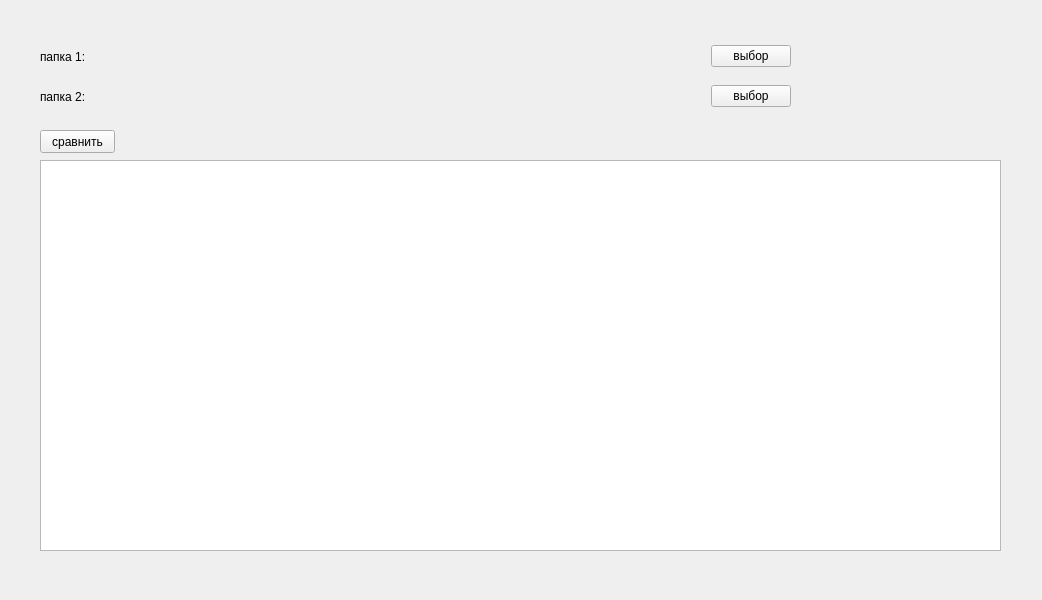
<?xml version="1.0" encoding="UTF-8"?>
<ui version="4.0">
 <class>MainWindow</class>
 <widget class="QMainWindow" name="MainWindow">
  <property name="geometry">
   <rect>
    <x>0</x>
    <y>0</y>
    <width>1042</width>
    <height>600</height>
   </rect>
  </property>
  <property name="windowTitle">
   <string>MainWindow</string>
  </property>
  <widget class="QWidget" name="centralwidget">
   <widget class="QListWidget" name="filesList">
    <property name="geometry">
     <rect>
      <x>40</x>
      <y>160</y>
      <width>961</width>
      <height>391</height>
     </rect>
    </property>
   </widget>
   <widget class="QPushButton" name="compButton">
    <property name="geometry">
     <rect>
      <x>40</x>
      <y>130</y>
      <width>75</width>
      <height>23</height>
     </rect>
    </property>
    <property name="text">
     <string>сравнить</string>
    </property>
   </widget>
   <widget class="QWidget" name="layoutWidget">
    <property name="geometry">
     <rect>
      <x>40</x>
      <y>40</y>
      <width>751</width>
      <height>33</height>
     </rect>
    </property>
    <layout class="QHBoxLayout" name="horizontalLayout">
     <item>
      <widget class="QLabel" name="label">
       <property name="minimumSize">
        <size>
         <width>101</width>
         <height>31</height>
        </size>
       </property>
       <property name="maximumSize">
        <size>
         <width>101</width>
         <height>31</height>
        </size>
       </property>
       <property name="text">
        <string>папка 1:</string>
       </property>
      </widget>
     </item>
     <item>
      <widget class="QLabel" name="fold1Label">
       <property name="minimumSize">
        <size>
         <width>561</width>
         <height>21</height>
        </size>
       </property>
       <property name="maximumSize">
        <size>
         <width>561</width>
         <height>21</height>
        </size>
       </property>
       <property name="text">
        <string/>
       </property>
      </widget>
     </item>
     <item>
      <widget class="QPushButton" name="selectFloder1">
       <property name="text">
        <string>выбор</string>
       </property>
      </widget>
     </item>
    </layout>
   </widget>
   <widget class="QWidget" name="layoutWidget">
    <property name="geometry">
     <rect>
      <x>40</x>
      <y>80</y>
      <width>751</width>
      <height>33</height>
     </rect>
    </property>
    <layout class="QHBoxLayout" name="horizontalLayout_2">
     <item>
      <widget class="QLabel" name="label_2">
       <property name="minimumSize">
        <size>
         <width>101</width>
         <height>31</height>
        </size>
       </property>
       <property name="maximumSize">
        <size>
         <width>101</width>
         <height>31</height>
        </size>
       </property>
       <property name="text">
        <string>папка 2:</string>
       </property>
      </widget>
     </item>
     <item>
      <widget class="QLabel" name="fold2Label">
       <property name="minimumSize">
        <size>
         <width>561</width>
         <height>21</height>
        </size>
       </property>
       <property name="maximumSize">
        <size>
         <width>561</width>
         <height>21</height>
        </size>
       </property>
       <property name="text">
        <string/>
       </property>
      </widget>
     </item>
     <item>
      <widget class="QPushButton" name="selectFloder2">
       <property name="text">
        <string>выбор</string>
       </property>
      </widget>
     </item>
    </layout>
   </widget>
  </widget>
 </widget>
 <resources/>
 <connections/>
</ui>
